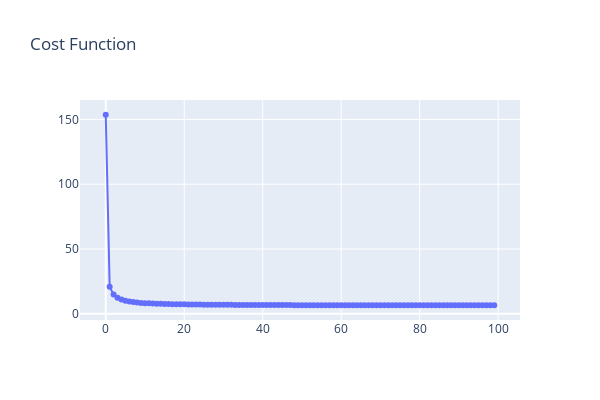

The notebook cell this image was saved under:
### Markdown cell above
#### Let's plot Cost function

### Code cell
fig = make_subplots(rows=1, cols=1)

fig.add_trace(
    go.Scatter(
        x=[i for i in range(len(j_hist))],
        y=j_hist,
        mode='lines+markers'
        ))

# include shapes in layout
fig.update_layout(height=400, width=600, title_text="Cost Function")
fig.show()

### Figure 1 — Plotly figure (JSON) as saved in the notebook; plotly's stock layout.template omitted (floating-point values rounded to 4 significant figures)
{"data": [{"mode": "lines+markers", "type": "scatter", "x": [0, 1, 2, 3, 4, 5, 6, 7, 8, 9, 10, 11, 12, 13, 14, 15, 16, 17, 18, 19, 20, 21, 22, 23, 24, 25, 26, 27, 28, 29, 30, 31, 32, 33, 34, 35, 36, 37, 38, 39, 40, 41, 42, 43, 44, 45, 46, 47, 48, 49, 50, 51, 52, 53, 54, 55, 56, 57, 58, 59, 60, 61, 62, 63, 64, 65, 66, 67, 68, 69, 70, 71, 72, 73, 74, 75, 76, 77, 78, 79, 80, 81, 82, 83, 84, 85, 86, 87, 88, 89, 90, 91, 92, 93, 94, 95, 96, 97, 98, 99], "y": [153.6, 20.81, 14.87, 12.48, 11.07, 10.15, 9.505, 9.039, 8.693, 8.427, 8.219, 8.051, 7.912, 7.795, 7.694, 7.606, 7.527, 7.457, 7.394, 7.336, 7.283, 7.235, 7.19, 7.148, 7.11, 7.074, 7.041, 7.01, 6.982, 6.955, 6.931, 6.908, 6.886, 6.866, 6.848, 6.83, 6.814, 6.799, 6.785, 6.772, 6.76, 6.748, 6.738, 6.728, 6.719, 6.71, 6.702, 6.695, 6.688, 6.681, 6.675, 6.669, 6.664, 6.659, 6.654, 6.65, 6.646, 6.642, 6.639, 6.636, 6.633, 6.63, 6.627, 6.625, 6.622, 6.62, 6.618, 6.617, 6.615, 6.613, 6.612, 6.61, 6.609, 6.608, 6.607, 6.606, 6.605, 6.604, 6.603, 6.603, 6.602, 6.601, 6.601, 6.6, 6.6, 6.599, 6.599, 6.598, 6.598, 6.598, 6.597, 6.597, 6.597, 6.597, 6.596, 6.596, 6.596, 6.596, 6.596, 6.596]}], "layout": {"height": 400, "title": {"text": "Cost Function"}, "width": 600, "xaxis": {"anchor": "y", "domain": [0, 1]}, "yaxis": {"anchor": "x", "domain": [0, 1]}}}
